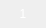
<?xml version="1.0" encoding="UTF-8"?>
<ui version="4.0">
 <class>ChannelWidgetPreview</class>
 <widget class="QWidget" name="ChannelWidgetPreview">
  <property name="geometry">
   <rect>
    <x>0</x>
    <y>0</y>
    <width>46</width>
    <height>28</height>
   </rect>
  </property>
  <property name="windowTitle">
   <string>Form</string>
  </property>
  <property name="styleSheet">
   <string notr="true">QLabel
{
background-color: transparent;
color: #FFFFFF;
padding: 0px;
min-height: 0px;
}</string>
  </property>
  <layout class="QGridLayout" name="gridLayout">
   <property name="leftMargin">
    <number>0</number>
   </property>
   <property name="topMargin">
    <number>0</number>
   </property>
   <property name="rightMargin">
    <number>0</number>
   </property>
   <property name="bottomMargin">
    <number>0</number>
   </property>
   <item row="0" column="0">
    <widget class="QLabel" name="label_channel">
     <property name="text">
      <string>1</string>
     </property>
     <property name="alignment">
      <set>Qt::AlignCenter</set>
     </property>
    </widget>
   </item>
  </layout>
 </widget>
 <resources/>
 <connections/>
</ui>
